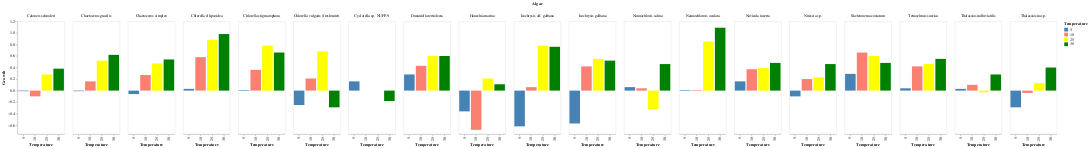

The code cell stored with this chart in its notebook:
### Markdown cell above
**Plot Grouped Bar Charts without the Slider**

Plot of all values with Lux == 5000

### Code cell
pink_blue = alt.Scale(domain=(5, 10, 25, 30),
                      range=["steelblue", "salmon", "yellow", "green"])

alt.Chart(df_jan[df_jan['Lux']==5000]).mark_bar().encode(
    x=alt.X('Temperature:N'),
    y=alt.Y('Growth:Q', scale=alt.Scale(domain=(-.75, 1.2)), axis=alt.Axis(grid=False)),
    color=alt.Color('Temperature:N', scale=pink_blue),
    column='Algae'
).properties(
    width=125
)

### Figure 1 — Vega-Lite specification as saved in the notebook (floating-point values rounded to 4 significant figures)
{"$schema": "https://vega.github.io/schema/vega-lite/v2.4.3.json", "config": {"view": {"height": 300, "width": 400}}, "data": {"values": [{"Algae": "Caloneis schroderi", "Growth": -0.01, "Lux": 5000, "Temperature": 5}, {"Algae": "Caloneis schroderi", "Growth": -0.1, "Lux": 5000, "Temperature": 10}, {"Algae": "Caloneis schroderi", "Growth": 0.28, "Lux": 5000, "Temperature": 25}, {"Algae": "Caloneis schroderi", "Growth": 0.38, "Lux": 5000, "Temperature": 30}, {"Algae": "Chaetoceros gracilis", "Growth": -0.01, "Lux": 5000, "Temperature": 5}, {"Algae": "Chaetoceros gracilis", "Growth": 0.16, "Lux": 5000, "Temperature": 10}, {"Algae": "Chaetoceros gracilis", "Growth": 0.52, "Lux": 5000, "Temperature": 25}, {"Algae": "Chaetoceros gracilis", "Growth": 0.62, "Lux": 5000, "Temperature": 30}, {"Algae": "Chaetoceros simplex", "Growth": -0.06, "Lux": 5000, "Temperature": 5}, {"Algae": "Chaetoceros simplex", "Growth": 0.27, "Lux": 5000, "Temperature": 10}, {"Algae": "Chaetoceros simplex", "Growth": 0.47, "Lux": 5000, "Temperature": 25}, {"Algae": "Chaetoceros simplex", "Growth": 0.54, "Lux": 5000, "Temperature": 30}, {"Algae": "Chlorella ellipsoidea", "Growth": 0.03, "Lux": 5000, "Temperature": 5}, {"Algae": "Chlorella ellipsoidea", "Growth": 0.58, "Lux": 5000, "Temperature": 10}, {"Algae": "Chlorella ellipsoidea", "Growth": 0.88, "Lux": 5000, "Temperature": 25}, {"Algae": "Chlorella ellipsoidea", "Growth": 0.98, "Lux": 5000, "Temperature": 30}, {"Algae": "Chlorella stigmatophora", "Growth": 0.01, "Lux": 5000, "Temperature": 5}, {"Algae": "Chlorella stigmatophora", "Growth": 0.36, "Lux": 5000, "Temperature": 10}, {"Algae": "Chlorella stigmatophora", "Growth": 0.78, "Lux": 5000, "Temperature": 25}, {"Algae": "Chlorella stigmatophora", "Growth": 0.66, "Lux": 5000, "Temperature": 30}, {"Algae": "Chlorella vulgaris (freshwater)", "Growth": -0.25, "Lux": 5000, "Temperature": 5}, {"Algae": "Chlorella vulgaris (freshwater)", "Growth": 0.21, "Lux": 5000, "Temperature": 10}, {"Algae": "Chlorella vulgaris (freshwater)", "Growth": 0.68, "Lux": 5000, "Temperature": 25}, {"Algae": "Chlorella vulgaris (freshwater)", "Growth": -0.29, "Lux": 5000, "Temperature": 30}, {"Algae": "Dunaniella tertiolecta", "Growth": 0.28, "Lux": 5000, "Temperature": 5}, {"Algae": "Dunaniella tertiolecta", "Growth": 0.43, "Lux": 5000, "Temperature": 10}, {"Algae": "Dunaniella tertiolecta", "Growth": 0.6, "Lux": 5000, "Temperature": 25}, {"Algae": "Dunaniella tertiolecta", "Growth": 0.6, "Lux": 5000, "Temperature": 30}, {"Algae": "Cyclotella sp. NUFP-9", "Growth": 0.16, "Lux": 5000, "Temperature": 5}, {"Algae": "Cyclotella sp. NUFP-9", "Growth": 0, "Lux": 5000, "Temperature": 10}, {"Algae": "Cyclotella sp. NUFP-9", "Growth": 0, "Lux": 5000, "Temperature": 25}, {"Algae": "Cyclotella sp. NUFP-9", "Growth": -0.18, "Lux": 5000, "Temperature": 30}, {"Algae": "Hanzchia marina", "Growth": -0.36, "Lux": 5000, "Temperature": 5}, {"Algae": "Hanzchia marina", "Growth": -0.68, "Lux": 5000, "Temperature": 10}, {"Algae": "Hanzchia marina", "Growth": 0.21, "Lux": 5000, "Temperature": 25}, {"Algae": "Hanzchia marina", "Growth": 0.11, "Lux": 5000, "Temperature": 30}, {"Algae": "Isochrysis galbana", "Growth": -0.57, "Lux": 5000, "Temperature": 5}, {"Algae": "Isochrysis galbana", "Growth": 0.42, "Lux": 5000, "Temperature": 10}, {"Algae": "Isochrysis galbana", "Growth": 0.55, "Lux": 5000, "Temperature": 25}, {"Algae": "Isochrysis galbana", "Growth": 0.52, "Lux": 5000, "Temperature": 30}, {"Algae": "Isochrysis aff. galbana", "Growth": -0.62, "Lux": 5000, "Temperature": 5}, {"Algae": "Isochrysis aff. galbana", "Growth": 0.06, "Lux": 5000, "Temperature": 10}, {"Algae": "Isochrysis aff. galbana", "Growth": 0.78, "Lux": 5000, "Temperature": 25}, {"Algae": "Isochrysis aff. galbana", "Growth": 0.76, "Lux": 5000, "Temperature": 30}, {"Algae": "Nannochlorois oculata", "Growth": 0.01, "Lux": 5000, "Temperature": 5}, {"Algae": "Nannochlorois oculata", "Growth": 0.01, "Lux": 5000, "Temperature": 10}, {"Algae": "Nannochlorois oculata", "Growth": 0.85, "Lux": 5000, "Temperature": 25}, {"Algae": "Nannochlorois oculata", "Growth": 1.09, "Lux": 5000, "Temperature": 30}, {"Algae": "Nannochloris salina", "Growth": 0.06, "Lux": 5000, "Temperature": 5}, {"Algae": "Nannochloris salina", "Growth": 0.04, "Lux": 5000, "Temperature": 10}, {"Algae": "Nannochloris salina", "Growth": -0.32, "Lux": 5000, "Temperature": 25}, {"Algae": "Nannochloris salina", "Growth": 0.46, "Lux": 5000, "Temperature": 30}, {"Algae": "Navicula incerta", "Growth": 0.16, "Lux": 5000, "Temperature": 5}, {"Algae": "Navicula incerta", "Growth": 0.37, "Lux": 5000, "Temperature": 10}, {"Algae": "Navicula incerta", "Growth": 0.39, "Lux": 5000, "Temperature": 25}, {"Algae": "Navicula incerta", "Growth": 0.48, "Lux": 5000, "Temperature": 30}, {"Algae": "Nitzscia sp.", "Growth": -0.1, "Lux": 5000, "Temperature": 5}, {"Algae": "Nitzscia sp.", "Growth": 0.2, "Lux": 5000, "Temperature": 10}, {"Algae": "Nitzscia sp.", "Growth": 0.23, "Lux": 5000, "Temperature": 25}, {"Algae": "Nitzscia sp.", "Growth": 0.46, "Lux": 5000, "Temperature": 30}, {"Algae": "Skeletonema costatum", "Growth": 0.29, "Lux": 5000, "Temperature": 5}, {"Algae": "Skeletonema costatum", "Growth": 0.66, "Lux": 5000, "Temperature": 10}, {"Algae": "Skeletonema costatum", "Growth": 0.6, "Lux": 5000, "Temperature": 25}, {"Algae": "Skeletonema costatum", "Growth": 0.48, "Lux": 5000, "Temperature": 30}, {"Algae": "Tetraselmus suecica", "Growth": 0.04, "Lux": 5000, "Temperature": 5}, {"Algae": "Tetraselmus suecica", "Growth": 0.42, "Lux": 5000, "Temperature": 10}, {"Algae": "Tetraselmus suecica", "Growth": 0.46, "Lux": 5000, "Temperature": 25}, {"Algae": "Tetraselmus suecica", "Growth": 0.55, "Lux": 5000, "Temperature": 30}, {"Algae": "Thalassiosira fluviatilis", "Growth": 0.03, "Lux": 5000, "Temperature": 5}, {"Algae": "Thalassiosira fluviatilis", "Growth": 0.1, "Lux": 5000, "Temperature": 10}, {"Algae": "Thalassiosira fluviatilis", "Growth": -0.03, "Lux": 5000, "Temperature": 25}, {"Algae": "Thalassiosira fluviatilis", "Growth": 0.28, "Lux": 5000, "Temperature": 30}, {"Algae": "Thalassiosira sp.", "Growth": -0.29, "Lux": 5000, "Temperature": 5}, {"Algae": "Thalassiosira sp.", "Growth": -0.04, "Lux": 5000, "Temperature": 10}, {"Algae": "Thalassiosira sp.", "Growth": 0.13, "Lux": 5000, "Temperature": 25}, {"Algae": "Thalassiosira sp.", "Growth": 0.4, "Lux": 5000, "Temperature": 30}]}, "encoding": {"color": {"field": "Temperature", "scale": {"domain": [5, 10, 25, 30], "range": ["steelblue", "salmon", "yellow", "green"]}, "type": "nominal"}, "column": {"field": "Algae", "type": "nominal"}, "x": {"field": "Temperature", "type": "nominal"}, "y": {"axis": {"grid": false}, "field": "Growth", "scale": {"domain": [-0.75, 1.2]}, "type": "quantitative"}}, "mark": "bar", "width": 125}
